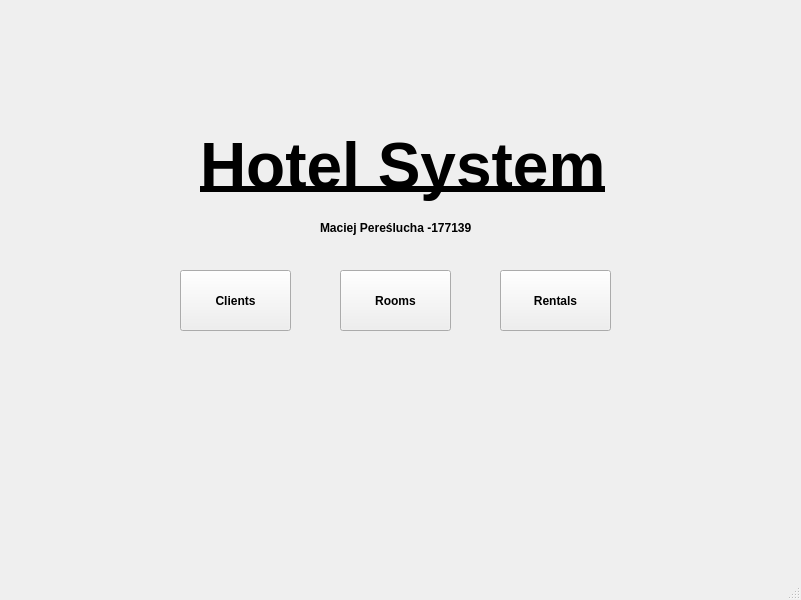
<?xml version="1.0" encoding="UTF-8"?>
<ui version="4.0">
 <class>MainWindow</class>
 <widget class="QMainWindow" name="MainWindow">
  <property name="geometry">
   <rect>
    <x>0</x>
    <y>0</y>
    <width>801</width>
    <height>600</height>
   </rect>
  </property>
  <property name="maximumSize">
   <size>
    <width>801</width>
    <height>600</height>
   </size>
  </property>
  <property name="mouseTracking">
   <bool>false</bool>
  </property>
  <property name="windowTitle">
   <string>MainWindow</string>
  </property>
  <property name="windowIcon">
   <iconset theme="QIcon::ThemeIcon::ContactNew"/>
  </property>
  <widget class="QWidget" name="centralwidget">
   <widget class="QPushButton" name="ClientsButton">
    <property name="geometry">
     <rect>
      <x>180</x>
      <y>270</y>
      <width>111</width>
      <height>61</height>
     </rect>
    </property>
    <property name="font">
     <font>
      <bold>true</bold>
     </font>
    </property>
    <property name="text">
     <string>Clients</string>
    </property>
   </widget>
   <widget class="QPushButton" name="RoomsButton">
    <property name="geometry">
     <rect>
      <x>340</x>
      <y>270</y>
      <width>111</width>
      <height>61</height>
     </rect>
    </property>
    <property name="font">
     <font>
      <bold>true</bold>
     </font>
    </property>
    <property name="text">
     <string>Rooms</string>
    </property>
   </widget>
   <widget class="QPushButton" name="RentalsButton">
    <property name="geometry">
     <rect>
      <x>500</x>
      <y>270</y>
      <width>111</width>
      <height>61</height>
     </rect>
    </property>
    <property name="font">
     <font>
      <bold>true</bold>
     </font>
    </property>
    <property name="text">
     <string>Rentals</string>
    </property>
   </widget>
   <widget class="QLabel" name="label">
    <property name="geometry">
     <rect>
      <x>200</x>
      <y>110</y>
      <width>411</width>
      <height>111</height>
     </rect>
    </property>
    <property name="font">
     <font>
      <family>Segoe UI</family>
      <pointsize>48</pointsize>
      <italic>false</italic>
      <bold>true</bold>
      <underline>true</underline>
     </font>
    </property>
    <property name="text">
     <string>Hotel System</string>
    </property>
   </widget>
   <widget class="QLabel" name="label_2">
    <property name="geometry">
     <rect>
      <x>320</x>
      <y>220</y>
      <width>161</width>
      <height>16</height>
     </rect>
    </property>
    <property name="font">
     <font>
      <bold>true</bold>
     </font>
    </property>
    <property name="text">
     <string>Maciej Pereślucha -177139</string>
    </property>
   </widget>
  </widget>
  <widget class="QMenuBar" name="menubar">
   <property name="geometry">
    <rect>
     <x>0</x>
     <y>0</y>
     <width>801</width>
     <height>21</height>
    </rect>
   </property>
  </widget>
  <widget class="QStatusBar" name="statusbar"/>
 </widget>
 <resources/>
 <connections/>
</ui>
